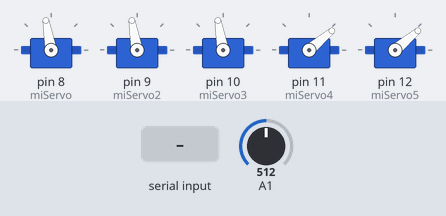
This sketch was run on a simulated Arduino Uno, built with avr-gcc and run on an emulated ATmega328P. Parts: 5 × servo. The test bench sets the inputs (shaded band); at power-on: A1 = 512. What the sketch prints to the serial monitor is not drawn.

Above: at 1.2 s.
1.3 s: "0\n" received over Serial
At 1.7 s:
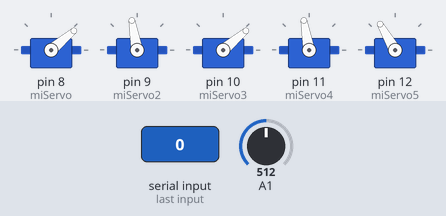
2.8 s: "1\n" received over Serial
At 4.0 s:
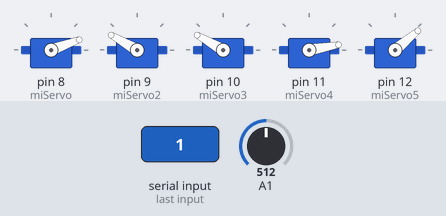
4.3 s: "2\n" received over Serial
At 5.2 s:
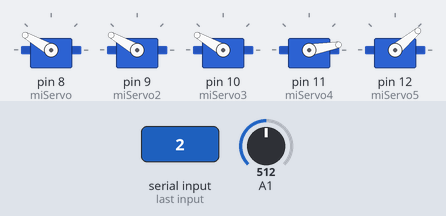
Timing chart, 0 to 7.3 s (numbered marks = the images above; inputs shaded):
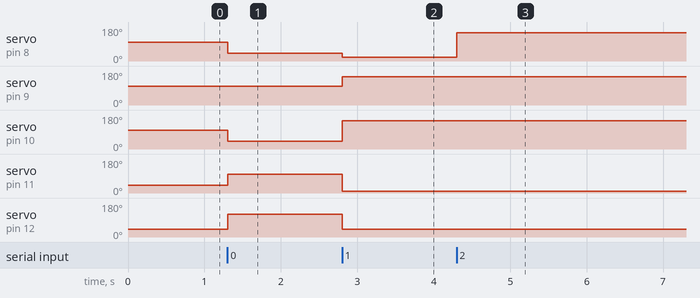

The sketch:

Final_Servo_Control.ino
```cpp
#include <Servo.h>

Servo miServo, miServo2, miServo3, miServo4, miServo5;
String entradaSerial = "";

void setup() {
  Serial.begin(9600);      // Comunicación serial
  miServo.attach(8);       // Conectar el servo
  miServo.write(100);       // Posición inicial
  miServo2.attach(9);       // Conectar el servo
  miServo2.write(100);       // Posición inicial
  miServo3.attach(10);       // Conectar el servo
  miServo3.write(100);       // Posición inicial
  miServo4.attach(11);       // Conectar el servo
  miServo4.write(40);       // Posición inicial
  miServo5.attach(12);       // Conectar el servo
  miServo5.write(40);       // Posición inicial
}

void loop() {
  //Lectura del sensor EMG y envío a Python
  int emg = analogRead(A1);
  Serial.println(emg);
  delay(1);  // Aprox. 1000 Hz

  // Leer clase enviada desde Python
  while (Serial.available() > 0) {
    char c = Serial.read();
    if (c == '\n') {
      int clase = entradaSerial.toInt();  // Convierte texto a número

      // Controlar servos
      if (clase == 0) {
        miServo.write(40);       // Posición inicial
        miServo2.write(100);       // Posición inicial
        miServo3.write(40);       // Posición inicial
        miServo4.write(100);       // Posición inicial
        miServo5.write(120);       // Posición inicial
        delay(500);
      } else if (clase == 1) {
        miServo.write(20);  // Relajado
        miServo2.write(150);       // Posición c
        miServo3.write(150);       // Posición c
        miServo4.write(10);       // Posición c
        miServo5.write(40);       // Posición c
        delay(500);
      } else if (clase == 2) {
        miServo.write(150);  // Relajado
        miServo2.write(150);       // Posición c
        miServo3.write(150);       // Posición c
        miServo4.write(10);       // Posición c
        miServo5.write(40);       // Posición c
        delay(500);
      }

      entradaSerial = "";  // Limpiar buffer
    } else {
      entradaSerial += c;  // Acumular caracteres
    }
  }
}
```

Measured:
- after the input at 1.3 s, servo on pin 8 (miServo), servo on pin 10 (miServo3): 100° → 40° at once; servo on pin 11 (miServo4): 40° → 100° at once; servo on pin 12 (miServo5): 40° → 120° at once
- after the input at 2.8 s, servo on pin 8 (miServo): 40° → 20° at once; servo on pin 9 (miServo2): 100° → 150° at once; servo on pin 10 (miServo3): 40° → 150° at once; servo on pin 11 (miServo4): 100° → 10° at once; servo on pin 12 (miServo5): 120° → 40° at once
- after the input at 4.3 s, servo on pin 8 (miServo): 20° → 150° at once
